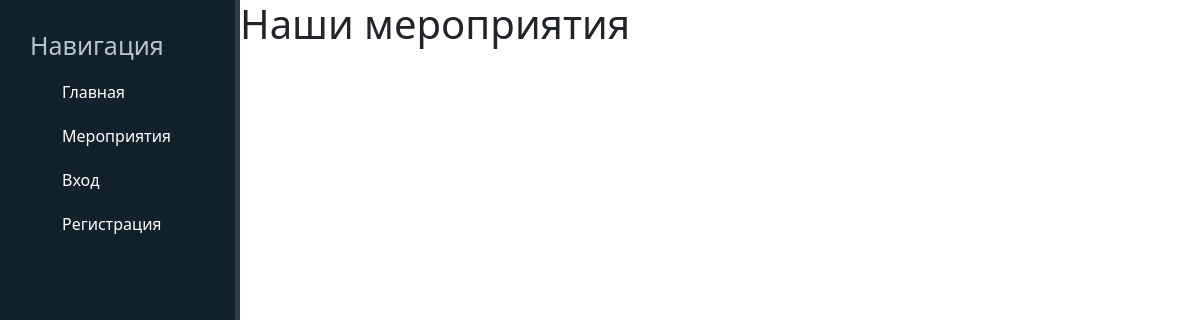
/events/, run on an earlier commit of the app's database.
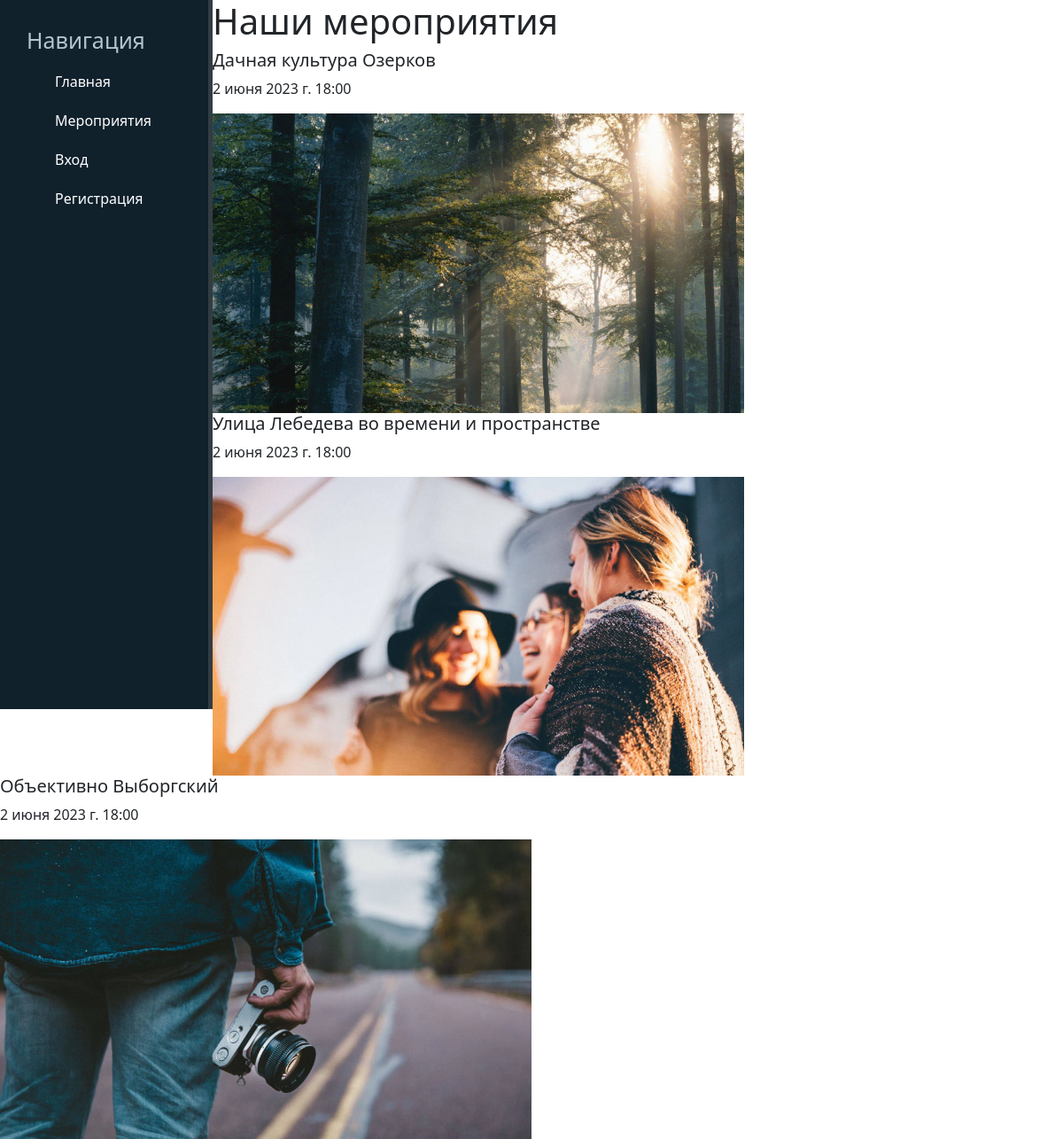
And on a later commit of the database.
### events/models.py (models this page shows, shortened)
class Events(models.Model):
    title = models.CharField('Название', max_length=50)
    description = models.TextField('Описание')
    organizations = models.ManyToManyField(Organizations)
    image = models.ImageField('Превью')
    date = models.DateTimeField('Время и дата')
    class Meta:
        verbose_name = 'Мероприятие'
        verbose_name_plural = 'Мероприятия'

### events/views.py (the view)
# urls.py: path('', views.events_home, name="events"),
def events_home(request):
    events = Events.objects.all()
    return render(request, 'events/events.html', {"events":events})

### events/templates/events/events.html (shortened to what this page needs)
{% extends 'main/layout.html' %}
{% block content %}
    <div class="content-section">
        <h1> Наши мероприятия </h1>
        {% for el in events %}
            <div>
                <h5>{{el.title}}</h5>
                <p>{{ el.date }}</p>
            </div>
            <div class="media">
                <img src="{{ el.image.url }}" />
            </div>
        {% endfor %}
    </div>
{% endblock%}

### main/templates/main/layout.html (shortened to what this page needs)
{% load static %}
<!doctype html>
<html lang="ru">
<head>
    <link rel="stylesheet" href="https://cdn.jsdelivr.net/npm/bootstrap@5.2.3/dist/css/bootstrap.min.css">
    <link rel="stylesheet" href="{% static 'main/css/main.css' %}">
<body>
    <aside>
        <h3>Навигация</h3>
        {% if user.is_authenticated %}
        <ul>
            <a href="{% url 'profile' %}"><li>Профиль</li></a>
            <a href="{% url 'home' %}"><li>Главная</li></a>
            <a href="{% url 'events' %}"><li>Мероприятия</li></a>
            <a href="{% url 'logout' %}"><li>Выход</li></a>
        </ul>
        {% else %}
        <ul>
            <a href="{% url 'home' %}"><li>Главная</li></a>
            <a href="{% url 'events' %}"><li>Мероприятия</li></a>
            <a href="{% url 'login' %}"><li>Вход</li></a>
            <a href="{% url 'register' %}"><li>Регистрация</li></a>
        </ul>
        {% endif %}
    </aside>
    <main>
        {% block content %}
        {% endblock %}
    </main>
</body>
</html>

### main/static/main/css/main.css (style rules this page uses)
body { background: #fff; }
aside { float: left; background: #10212C; width: 20%; padding: 2.5%; height: 100vh; color: #B5C4CD; border-right: 5px solid #323C43 }
aside h3 { font-size: 25px }
aside ul { list-style: none }
aside ul a { text-decoration: none; }
aside ul li { color: #fff; display: block; margin-top: 20px; transition: all .3s ease; }
img { max-width: 50%; height: auto; }

What changed in the data, as far as the page shows it:
added Events: title "Дачная культура Озерков", date "2 июня 2023 г. 18:00", image (picture)
added Events: title "Улица Лебедева во времени и пространстве", date "2 июня 2023 г. 18:00", image (picture)
added Events: title "Объективно Выборгский", date "2 июня 2023 г. 18:00", image (picture)
